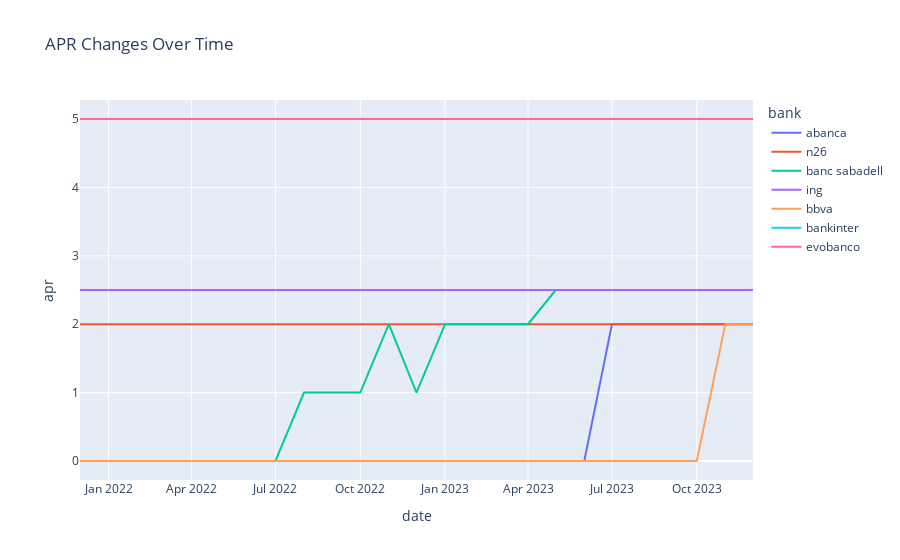

The code cell stored with this chart in its notebook:
### Code cell
# plot incentives (where incentives are > 0) for all banks over time  with plotly in a stacked line chart
# get only banks who have had a non zero incentive
incentive_banks = data.loc[data['apr'] != 0, 'bank'].unique()

plot_data = data[data['bank'].isin(incentive_banks)]

fig = px.line(plot_data, x='date', y='apr', color='bank', title='APR Changes Over Time')
fig.show()

### Figure 1 — Plotly figure (JSON) as saved in the notebook; plotly's stock layout.template omitted (floating-point values rounded to 4 significant figures)
{"data": [{"hovertemplate": "bank=abanca<br>date=%{x}<br>apr=%{y}<extra></extra>", "legendgroup": "abanca", "line": {"color": "#636efa", "dash": "solid"}, "marker": {"symbol": "circle"}, "mode": "lines", "name": "abanca", "orientation": "v", "showlegend": true, "type": "scatter", "x": ["2021-12-01", "2022-01-01", "2022-02-01", "2022-03-01", "2022-04-01", "2022-05-01", "2022-06-01", "2022-07-01", "2022-08-01", "2022-09-01", "2022-10-01", "2022-11-01", "2022-12-01", "2023-01-01", "2023-02-01", "2023-03-01", "2023-04-01", "2023-05-01", "2023-06-01", "2023-07-01", "2023-08-01", "2023-09-01", "2023-10-01", "2023-11-01", "2023-12-01"], "xaxis": "x", "y": [0, 0, 0, 0, 0, 0, 0, 0, 0, 0, 0, 0, 0, 0, 0, 0, 0, 0, 0, 2, 2, 2, 2, 2, 2], "yaxis": "y"}, {"hovertemplate": "bank=n26<br>date=%{x}<br>apr=%{y}<extra></extra>", "legendgroup": "n26", "line": {"color": "#EF553B", "dash": "solid"}, "marker": {"symbol": "circle"}, "mode": "lines", "name": "n26", "orientation": "v", "showlegend": true, "type": "scatter", "x": ["2021-12-01", "2022-01-01", "2022-02-01", "2022-03-01", "2022-04-01", "2022-05-01", "2022-06-01", "2022-07-01", "2022-08-01", "2022-09-01", "2022-10-01", "2022-11-01", "2022-12-01", "2023-01-01", "2023-02-01", "2023-03-01", "2023-04-01", "2023-05-01", "2023-06-01", "2023-07-01", "2023-08-01", "2023-09-01", "2023-10-01", "2023-11-01", "2023-12-01"], "xaxis": "x", "y": [2, 2, 2, 2, 2, 2, 2, 2, 2, 2, 2, 2, 2, 2, 2, 2, 2, 2, 2, 2, 2, 2, 2, 2, 2], "yaxis": "y"}, {"hovertemplate": "bank=banc sabadell<br>date=%{x}<br>apr=%{y}<extra></extra>", "legendgroup": "banc sabadell", "line": {"color": "#00cc96", "dash": "solid"}, "marker": {"symbol": "circle"}, "mode": "lines", "name": "banc sabadell", "orientation": "v", "showlegend": true, "type": "scatter", "x": ["2021-12-01", "2022-01-01", "2022-02-01", "2022-03-01", "2022-04-01", "2022-05-01", "2022-06-01", "2022-07-01", "2022-08-01", "2022-09-01", "2022-10-01", "2022-11-01", "2022-12-01", "2023-01-01", "2023-02-01", "2023-03-01", "2023-04-01", "2023-05-01", "2023-06-01", "2023-07-01", "2023-08-01", "2023-09-01", "2023-10-01", "2023-11-01", "2023-12-01"], "xaxis": "x", "y": [0, 0, 0, 0, 0, 0, 0, 0, 1, 1, 1, 2, 1, 2, 2, 2, 2, 2.5, 2.5, 2.5, 2.5, 2.5, 2.5, 2.5, 2.5], "yaxis": "y"}, {"hovertemplate": "bank=ing<br>date=%{x}<br>apr=%{y}<extra></extra>", "legendgroup": "ing", "line": {"color": "#ab63fa", "dash": "solid"}, "marker": {"symbol": "circle"}, "mode": "lines", "name": "ing", "orientation": "v", "showlegend": true, "type": "scatter", "x": ["2021-12-01", "2022-01-01", "2022-02-01", "2022-03-01", "2022-04-01", "2022-05-01", "2022-06-01", "2022-07-01", "2022-08-01", "2022-09-01", "2022-10-01", "2022-11-01", "2022-12-01", "2023-01-01", "2023-02-01", "2023-03-01", "2023-04-01", "2023-05-01", "2023-06-01", "2023-07-01", "2023-08-01", "2023-09-01", "2023-10-01", "2023-11-01", "2023-12-01"], "xaxis": "x", "y": [2.5, 2.5, 2.5, 2.5, 2.5, 2.5, 2.5, 2.5, 2.5, 2.5, 2.5, 2.5, 2.5, 2.5, 2.5, 2.5, 2.5, 2.5, 2.5, 2.5, 2.5, 2.5, 2.5, 2.5, 2.5], "yaxis": "y"}, {"hovertemplate": "bank=bbva<br>date=%{x}<br>apr=%{y}<extra></extra>", "legendgroup": "bbva", "line": {"color": "#FFA15A", "dash": "solid"}, "marker": {"symbol": "circle"}, "mode": "lines", "name": "bbva", "orientation": "v", "showlegend": true, "type": "scatter", "x": ["2021-12-01", "2022-01-01", "2022-02-01", "2022-03-01", "2022-04-01", "2022-05-01", "2022-06-01", "2022-07-01", "2022-08-01", "2022-09-01", "2022-10-01", "2022-11-01", "2022-12-01", "2023-01-01", "2023-02-01", "2023-03-01", "2023-04-01", "2023-05-01", "2023-06-01", "2023-07-01", "2023-08-01", "2023-09-01", "2023-10-01", "2023-11-01", "2023-12-01"], "xaxis": "x", "y": [0, 0, 0, 0, 0, 0, 0, 0, 0, 0, 0, 0, 0, 0, 0, 0, 0, 0, 0, 0, 0, 0, 0, 2, 2], "yaxis": "y"}, {"hovertemplate": "bank=bankinter<br>date=%{x}<br>apr=%{y}<extra></extra>", "legendgroup": "bankinter", "line": {"color": "#19d3f3", "dash": "solid"}, "marker": {"symbol": "circle"}, "mode": "lines", "name": "bankinter", "orientation": "v", "showlegend": true, "type": "scatter", "x": ["2021-12-01", "2022-01-01", "2022-02-01", "2022-03-01", "2022-04-01", "2022-05-01", "2022-06-01", "2022-07-01", "2022-08-01", "2022-09-01", "2022-10-01", "2022-11-01", "2022-12-01", "2023-01-01", "2023-02-01", "2023-03-01", "2023-04-01", "2023-05-01", "2023-06-01", "2023-07-01", "2023-08-01", "2023-09-01", "2023-10-01", "2023-11-01", "2023-12-01"], "xaxis": "x", "y": [5, 5, 5, 5, 5, 5, 5, 5, 5, 5, 5, 5, 5, 5, 5, 5, 5, 5, 5, 5, 5, 5, 5, 5, 5], "yaxis": "y"}, {"hovertemplate": "bank=evobanco<br>date=%{x}<br>apr=%{y}<extra></extra>", "legendgroup": "evobanco", "line": {"color": "#FF6692", "dash": "solid"}, "marker": {"symbol": "circle"}, "mode": "lines", "name": "evobanco", "orientation": "v", "showlegend": true, "type": "scatter", "x": ["2021-12-01", "2022-01-01", "2022-02-01", "2022-03-01", "2022-04-01", "2022-05-01", "2022-06-01", "2022-07-01", "2022-08-01", "2022-09-01", "2022-10-01", "2022-11-01", "2022-12-01", "2023-01-01", "2023-02-01", "2023-03-01", "2023-04-01", "2023-05-01", "2023-06-01", "2023-07-01", "2023-08-01", "2023-09-01", "2023-10-01", "2023-11-01", "2023-12-01"], "xaxis": "x", "y": [5, 5, 5, 5, 5, 5, 5, 5, 5, 5, 5, 5, 5, 5, 5, 5, 5, 5, 5, 5, 5, 5, 5, 5, 5], "yaxis": "y"}], "layout": {"legend": {"title": {"text": "bank"}, "tracegroupgap": 0}, "title": {"text": "APR Changes Over Time"}, "xaxis": {"anchor": "y", "domain": [0, 1], "title": {"text": "date"}}, "yaxis": {"anchor": "x", "domain": [0, 1], "title": {"text": "apr"}}}}
